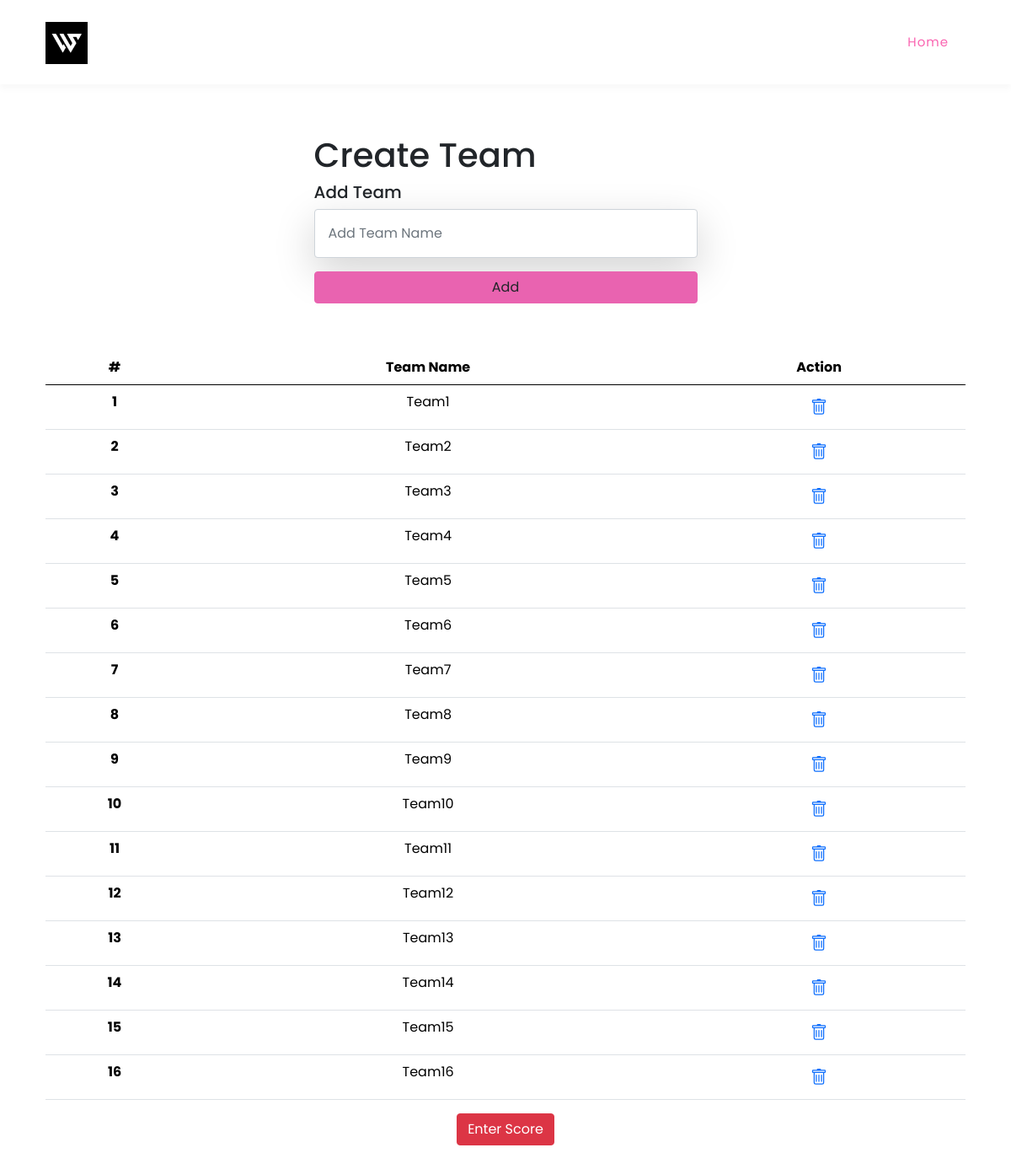
Page /add-team/27 (signed in) on the committed database.
### app/models.py (models this page shows, shortened)
class CreateTeam(models.Model):
    team_name = models.CharField(max_length=255)
    createtournament = models.ForeignKey(CreateTournament,on_delete=models.CASCADE,null=True)
    class Meta:
        db_table = "CreateTeam"

### app/views.py (the view, shortened to what this page needs)
# urls.py: path('add-team/<str:id>',views.AddTeam.as_view(),name='add-team'),
class AddTeam(View):
    def get(self,request,id):
        if request.user.is_authenticated:
            team = CreateTeam.objects.filter(createtournament=id)
            context = {
                'team':team,
                'id':id
            }
            return render(request,'add_team.html',context)

### app/templates/add_team.html (shortened to what this page needs)
{% extends 'accounts.html' %}
{% load static %}
{% block nav %}
<header class="header-area header-sticky wow slideInDown" data-wow-duration="0.75s" data-wow-delay="0s">
    <div class="container">
      <div class="row">
        <div class="col-12">
          <nav class="main-nav">
            <a href="{% url "" %}" class="logo">
              <img src="{% static "logo/1.jpeg" %}" alt="" height="50" width="50">
            </a>
            <ul class="nav">
              <li class="scroll-to-section"><a href="{% url "" %}" class="active">Home</a></li>
            </ul>
          </nav>
        </div>
      </div>
    </div>
  </header>
{% endblock nav %}
{% block main %}
<br>
<br>
<br>
<br>
<div>
  <form class='form container pt-5' method="post" action="{% url 'add-team' id %}">
    <div class="text-center my-2 d-grid gap-2 col-5 pt-2 mx-auto custom-class">
    <h1 class="text-start">Create Team</h1>
    <h5 class="text-start">Add Team</h5>
  <input type="text" class="form-control form-group-lg shadow-lg p-3 mb-2 bg-white rounded" id="" placeholder="Add Team Name"
    name='team_name' required>
    <button type="submit" class="btn btn-outline-dark" style="background-color: #E963B0;border-color: #E963B0;">Add</button>
</form>
</div>
<div class="text-center container my-5">
<table class="table">
    <thead>
      <tr>
        <th scope="col">#</th>
        <th scope="col">Team Name</th>
        <th scope="col">Action</th>
      </tr>
    </thead>
    <tbody>
      {% if team %}
      {% for i in team %}
      <tr>
        <th scope="row">{{forloop.counter}}</th>
        <td>{{i.team_name}}</td>
        <td>
          <a href="{% url "delete_team" i.id %}" >
          </a>
        </td>
      </tr>
      {% endfor %}
    </tbody>
  </table>
<div class="container">
  <a href="{% url 'add-score' id %}" class="btn btn-danger">
    Enter Score
  </a>
</div>
{% endif %}
</div>
{% endblock main %}

### static/assets/css/templatemo-digimedia-v1.css (style rules this page uses)
html, body, div, span, applet, object, iframe, h1, h2, h3, h4, h5, h6, p, blockquote, div pre, a, abbr, acronym, address, big, cite, code, del, dfn, em, font, img, ins, kbd, q, s, samp, small, strike, strong, sub, sup, tt, var, b, u, i, center, dl, dt, dd, ol, ul, li, figure, header, nav, section, article, aside, footer, figcaption { margin: 0; padding: 0; border: 0; outline: 0; }
ul, li { padding: 0; margin: 0; list-style: none; }
header, nav, section, article, aside, footer, hgroup { display: block; }
* { box-sizing: border-box; }
html, body { font-family: 'Poppins', sans-serif; font-weight: 400; background-color: #fff; -ms-text-size-adjust: 100%; -webkit-font-smoothing: antialiased; -moz-osx-font-smoothing: grayscale; }
a { text-decoration: none !important; }
h1, h2, h3, h4, h5, h6 { margin-top: 0px; margin-bottom: 0px; }
ul { margin-bottom: 0px; }
img { width: 100%; overflow: hidden; }
html, body { background: #fff; font-family: 'Poppins', sans-serif; }
.header-area { background-color: #fff; box-shadow: 0px 5px 8px rgba(0,0,0,0.03); position: absolute; left: 0px; right: 0px; z-index: 100; height: 100px; -webkit-transition: all .5s ease 0s; -moz-transition: all .5s ease 0s; -o-transition: all .5s ease 0s; transition: all .5s ease 0s; }
.header-area .main-nav { min-height: 80px; background: transparent; }
.header-area .main-nav .logo { float: left; -webkit-transition: all 0.3s ease 0s; -moz-transition: all 0.3s ease 0s; -o-transition: all 0.3s ease 0s; transition: all 0.3s ease 0s; }
.header-area .main-nav .logo { line-height: 100px; float: left; -webkit-transition: all 0.3s ease 0s; -moz-transition: all 0.3s ease 0s; -o-transition: all 0.3s ease 0s; transition: all 0.3s ease 0s; }
.header-area .main-nav .nav { float: right; margin-top: 30px; margin-right: 0px; background-color: transparent; -webkit-transition: all 0.3s ease 0s; -moz-transition: all 0.3s ease 0s; -o-transition: all 0.3s ease 0s; transition: all 0.3s ease 0s; position: relative; z-index: 999; }
.header-area .main-nav .nav li { padding-left: 20px; padding-right: 20px; }
.header-area .main-nav .nav li:last-child { padding-right: 0px; padding-left: 40px; }
.header-area .main-nav .nav li:last-child a , .background-header .main-nav .nav li:last-child a { padding: 0px 20px !important; font-weight: 400; }
.header-area .main-nav .nav li a { display: block; font-weight: 500; font-size: 15px; color: #2a2a2a; text-transform: capitalize; -webkit-transition: all 0.3s ease 0s; -moz-transition: all 0.3s ease 0s; -o-transition: all 0.3s ease 0s; transition: all 0.3s ease 0s; height: 40px; line-height: 40px; border: transparent; letter-spacing: 1px; }
.header-area .main-nav .nav li:hover a, .header-area .main-nav .nav li a.active { color: #fa65b1!important; }
.header-area.header-sticky { min-height: 80px; }
.header-area .nav { margin-top: 30px; }
.header-area.header-sticky .nav li a.active { color: #fa65b1; }
@media (max-width: 1200px) { .header-area .main-nav .nav li { padding-left: 12px; padding-right: 12px; } }
@media (max-width: 1200px) { .header-area .main-nav:before { display: none; } }
@media (min-width: 767px) { .header-area .main-nav .nav { display: flex !important; } }
@media (max-width: 1200px) { .header-area .main-nav .nav li:last-child { padding-left: 20px; } }

### rows in the picture
CreateTeam: team_name "Team1"
CreateTeam: team_name "Team2"
CreateTeam: team_name "Team3"
CreateTeam: team_name "Team4"
CreateTeam: team_name "Team5"
CreateTeam: team_name "Team6"
CreateTeam: team_name "Team7"
CreateTeam: team_name "Team8"
CreateTeam: team_name "Team9"
CreateTeam: team_name "Team10"
CreateTeam: team_name "Team11"
CreateTeam: team_name "Team12"
CreateTeam: team_name "Team13"
CreateTeam: team_name "Team14"
CreateTeam: team_name "Team15"
CreateTeam: team_name "Team16"
